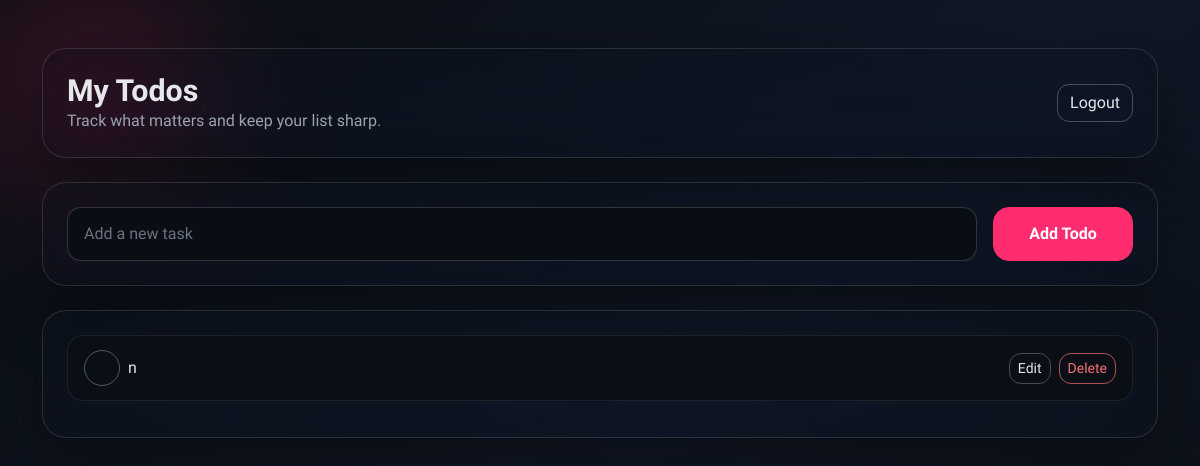
The page /dashboard (signed in) on the database as committed earlier.
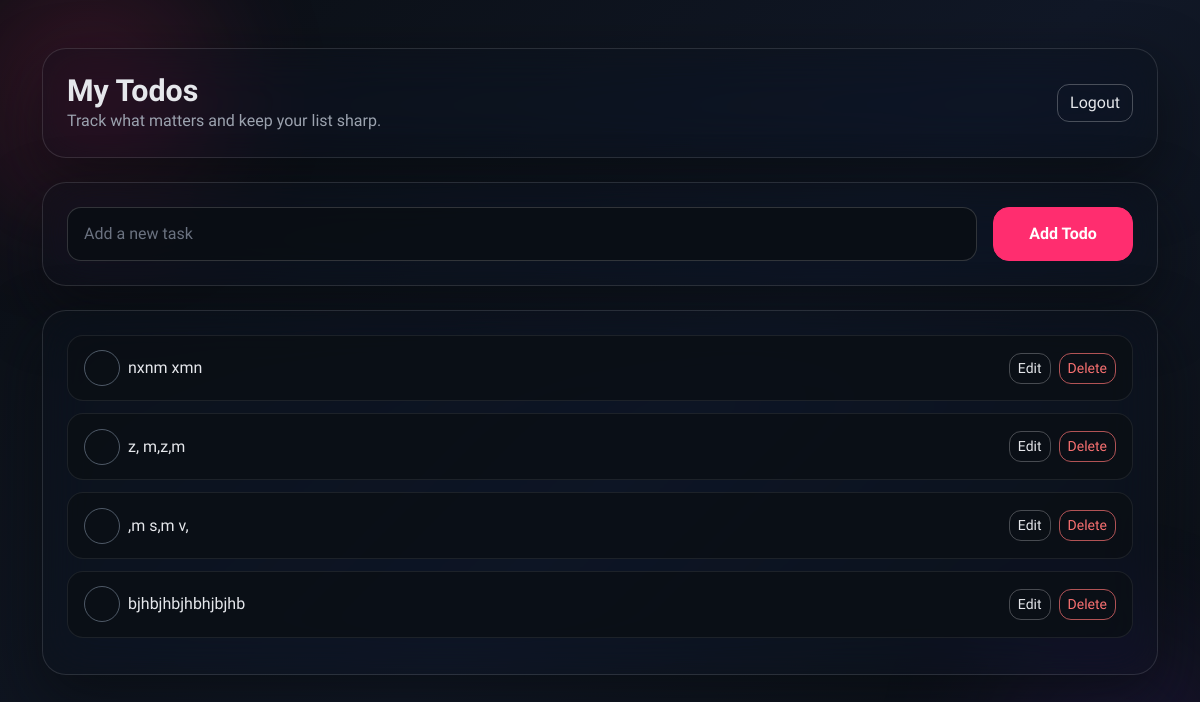
The same page on the database as committed later.
### models.py (models this page shows)
class Todo(db.Model):
    id = db.Column(db.Integer, primary_key=True)
    title = db.Column(db.String(255), nullable=False)
    is_complete = db.Column(db.Boolean, nullable=False, default=False)
    created_at = db.Column(db.DateTime, nullable=False, default=datetime.utcnow)
    user_id = db.Column(db.Integer, db.ForeignKey("user.id"), nullable=False, index=True)

### app.py (the view, shortened to what this page needs)
    @app.route("/dashboard", methods=["GET", "POST"])
    @login_required
    def dashboard():
        user_id = session.get("user_id")
        todos = Todo.query.filter_by(user_id=user_id).order_by(Todo.created_at.desc()).all()
        return render_template("dashboard.html", todos=todos)

### templates/dashboard.html (shortened to what this page needs)
<!DOCTYPE html>
<html lang="en">
<head>
    <link
        rel="stylesheet"
        href="https://cdn.jsdelivr.net/npm/bootstrap@5.3.3/dist/css/bootstrap.min.css"
    >
</head>
<body>
    <div class="page-wrap container py-5">
        <div class="glass-card p-4 mb-4">
            <div class="header-bar">
                <div>
                    <h1 class="header-title">My Todos</h1>
                    <p class="header-subtitle">Track what matters and keep your list sharp.</p>
                </div>
                <a href="{{ url_for('logout') }}" class="btn btn-outline-light">Logout</a>
            </div>
        </div>
        <div class="glass-card p-4 mb-4">
            <form method="post">
                <div class="d-flex flex-column flex-md-row gap-3 align-items-stretch">
                    <div class="flex-grow-1">
                        <input type="text" class="form-control" name="title" placeholder="Add a new task" required>
                    </div>
                    <div class="d-flex justify-content-md-end">
                        <button class="btn btn-primary add-btn" type="submit">Add Todo</button>
                    </div>
                </div>
            </form>
        </div>
        <div class="glass-card p-4">
            {% if todos %}
                <div class="mb-0">{%- for todo in todos -%}
                    <div class="todo-item">
                            <div class="d-flex flex-column flex-md-row justify-content-between align-items-md-center gap-3">
                                <div class="d-flex align-items-center gap-2">
                                    <form method="post" action="{{ url_for('toggle_todo', todo_id=todo.id) }}" class="d-inline">
                                        <button
                                            class="todo-toggle {% if todo.is_complete %}completed{% endif %}"
                                            type="submit"
                                            aria-label="{% if todo.is_complete %}Mark incomplete{% else %}Mark complete{% endif %}"
                                        >
                                        </button>
                                    </form>
                                    <span class="todo-title {% if todo.is_complete %}completed{% endif %}">
                                        {{ todo.title }}
                                    </span>
                                </div>
                                <div class="d-flex gap-2">
                                    <button
                                        class="btn btn-sm btn-outline-light"
                                        type="button"
                                        data-bs-toggle="modal"
                                        data-bs-target="#editModal-{{ todo.id }}"
                                    >
                                        Edit
                                    </button>
                                    <form method="post" action="{{ url_for('delete_todo', todo_id=todo.id) }}">
                                        <button class="btn btn-sm btn-outline-danger" type="submit">Delete</button>
                                    </form>
                                </div>
                            </div>
                        </div>
                    {%- endfor -%}</div>
            {% else %}
                <p class="header-subtitle mb-0">No todos yet. Add one above!</p>
            {% endif %}
        </div>
    </div>
</body>
</html>

Rows that differ between the two databases and show on the page:
removed Todo: title "n"
added Todo: title "nxnm xmn"
added Todo: title "z, m,z,m"
added Todo: title ",m s,m v,"
added Todo: title "bjhbjhbjhbhjbjhb"
